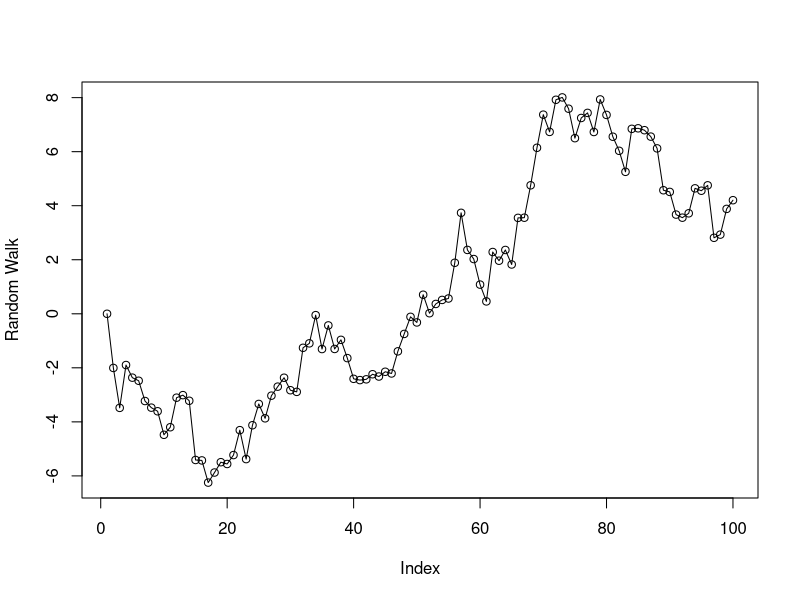
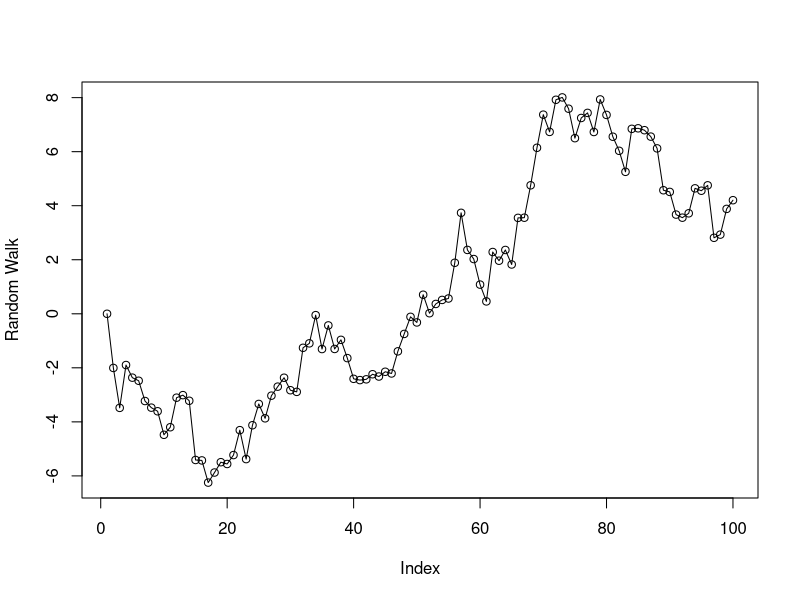

R code for these plots, in order:
## ---- chunk 1
size = 100
e.series <- rnorm(size, mean = 0, sd = 1)
#e.series <- runif(size, min = -3, max = 3)

# Cauchy Distribution might be interesting to experiment with, as it has no higher moments and can generate some huge jumps in a random walk 
# Simulates a time series subject to massive disturbances
#e.series <- rcauchy(size, location = 0, scale = 1)


Y <- 0 #initial condition

for (i in 1:length(e.series)){
  Y <- c(Y, Y[i-1] + e.series[i])
}

plot(Y, type = "o", ylab = "Random Walk")

Y <- 0 #initial condition

for (i in 1:length(e.series)){
  Y <- c(Y, Y[i-1] + e.series[i])
}

plot(Y, type = "o", ylab = "Random Walk")
## ---- chunk 2
corr.distance <- NULL



